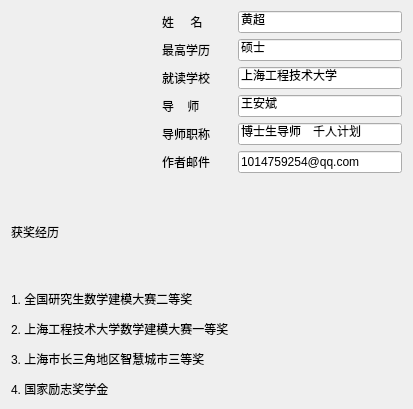
<?xml version="1.0" encoding="UTF-8"?>
<ui version="4.0">
 <class>About_Author_Dialog</class>
 <widget class="QDialog" name="About_Author_Dialog">
  <property name="geometry">
   <rect>
    <x>0</x>
    <y>0</y>
    <width>413</width>
    <height>409</height>
   </rect>
  </property>
  <property name="windowTitle">
   <string>关于作者</string>
  </property>
  <layout class="QGridLayout" name="gridLayout">
   <item row="5" column="3">
    <widget class="QLineEdit" name="perspIdxlineEdit_4">
     <property name="text">
      <string>1014759254@qq.com</string>
     </property>
     <property name="readOnly">
      <bool>true</bool>
     </property>
    </widget>
   </item>
   <item row="0" column="0" rowspan="6" colspan="2">
    <widget class="QLabel" name="label">
     <property name="text">
      <string>&lt;html&gt;&lt;head/&gt;&lt;body&gt;&lt;p&gt;&lt;img src=&quot;:/resource/auther.png&quot;/&gt;&lt;/p&gt;&lt;/body&gt;&lt;/html&gt;</string>
     </property>
    </widget>
   </item>
   <item row="0" column="2">
    <widget class="QLabel" name="label_9">
     <property name="text">
      <string>姓     名</string>
     </property>
    </widget>
   </item>
   <item row="0" column="3">
    <widget class="QLineEdit" name="perspIdxlineEdit">
     <property name="text">
      <string>黄超</string>
     </property>
     <property name="readOnly">
      <bool>true</bool>
     </property>
    </widget>
   </item>
   <item row="1" column="2">
    <widget class="QLabel" name="label_14">
     <property name="text">
      <string>最高学历</string>
     </property>
    </widget>
   </item>
   <item row="1" column="3">
    <widget class="QLineEdit" name="perspIdxlineEdit_5">
     <property name="text">
      <string>硕士</string>
     </property>
     <property name="readOnly">
      <bool>true</bool>
     </property>
    </widget>
   </item>
   <item row="2" column="2">
    <widget class="QLabel" name="label_10">
     <property name="text">
      <string>就读学校</string>
     </property>
    </widget>
   </item>
   <item row="2" column="3">
    <widget class="QLineEdit" name="perspIdxlineEdit_2">
     <property name="text">
      <string>上海工程技术大学</string>
     </property>
     <property name="readOnly">
      <bool>true</bool>
     </property>
    </widget>
   </item>
   <item row="3" column="2">
    <widget class="QLabel" name="label_11">
     <property name="text">
      <string>导    师</string>
     </property>
    </widget>
   </item>
   <item row="3" column="3">
    <widget class="QLineEdit" name="perspIdxlineEdit_3">
     <property name="text">
      <string>王安斌</string>
     </property>
     <property name="readOnly">
      <bool>true</bool>
     </property>
    </widget>
   </item>
   <item row="4" column="2">
    <widget class="QLabel" name="label_15">
     <property name="text">
      <string>导师职称</string>
     </property>
    </widget>
   </item>
   <item row="4" column="3">
    <widget class="QLineEdit" name="perspIdxlineEdit_7">
     <property name="text">
      <string>博士生导师　千人计划</string>
     </property>
     <property name="readOnly">
      <bool>true</bool>
     </property>
    </widget>
   </item>
   <item row="5" column="2">
    <widget class="QLabel" name="label_12">
     <property name="text">
      <string>作者邮件</string>
     </property>
    </widget>
   </item>
   <item row="6" column="0">
    <widget class="QLabel" name="label_13">
     <property name="text">
      <string>获奖经历</string>
     </property>
    </widget>
   </item>
   <item row="6" column="1">
    <spacer name="verticalSpacer">
     <property name="orientation">
      <enum>Qt::Vertical</enum>
     </property>
     <property name="sizeHint" stdset="0">
      <size>
       <width>20</width>
       <height>44</height>
      </size>
     </property>
    </spacer>
   </item>
   <item row="7" column="0" colspan="3">
    <widget class="QLabel" name="label_2">
     <property name="text">
      <string>&lt;html&gt;&lt;head/&gt;&lt;body&gt;&lt;p&gt;1. 全国研究生数学建模大赛二等奖 &lt;/p&gt;&lt;p&gt;2. 上海工程技术大学数学建模大赛一等奖 &lt;/p&gt;&lt;p&gt;3. 上海市长三角地区智慧城市三等奖 &lt;/p&gt;&lt;p&gt;4. 国家励志奖学金&lt;/p&gt;&lt;/body&gt;&lt;/html&gt;</string>
     </property>
    </widget>
   </item>
  </layout>
 </widget>
 <resources>
  <include location="../csb.qrc"/>
 </resources>
 <connections/>
</ui>
